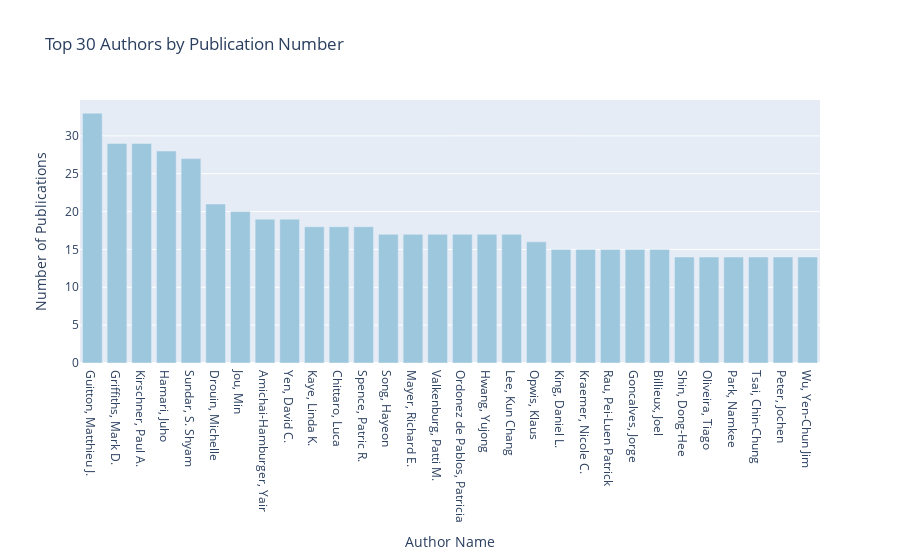

Notebook code cell kept with this figure:
### Code cell
fig8 = go.Figure(data=[
    go.Bar(x=top30_authors.index, y=top30_authors.values, marker_color='#9DC7DD')
])

fig8.update_layout(
    title='Top 30 Authors by Publication Number',
    xaxis_title='Author Name',
    yaxis_title='Number of Publications',
    
)

# 显示图表
fig8.show()

### Figure 1 — Plotly figure (JSON) as saved in the notebook; plotly's stock layout.template omitted (floating-point values rounded to 4 significant figures)
{"data": [{"marker": {"color": "#9DC7DD"}, "type": "bar", "x": ["Guitton, Matthieu J.", "Griffiths, Mark D.", "Kirschner, Paul A.", "Hamari, Juho", "Sundar, S. Shyam", "Drouin, Michelle", "Jou, Min", "Amichai-Hamburger, Yair", "Yen, David C.", "Kaye, Linda K.", "Chittaro, Luca", "Spence, Patric R.", "Song, Hayeon", "Mayer, Richard E.", "Valkenburg, Patti M.", "Ordonez de Pablos, Patricia", "Hwang, Yujong", "Lee, Kun Chang", "Opwis, Klaus", "King, Daniel L.", "Kraemer, Nicole C.", "Rau, Pei-Luen Patrick", "Goncalves, Jorge", "Billieux, Joel", "Shin, Dong-Hee", "Oliveira, Tiago", "Park, Namkee", "Tsai, Chin-Chung", "Peter, Jochen", "Wu, Yen-Chun Jim"], "y": [33, 29, 29, 28, 27, 21, 20, 19, 19, 18, 18, 18, 17, 17, 17, 17, 17, 17, 16, 15, 15, 15, 15, 15, 14, 14, 14, 14, 14, 14]}], "layout": {"title": {"text": "Top 30 Authors by Publication Number"}, "xaxis": {"title": {"text": "Author Name"}}, "yaxis": {"title": {"text": "Number of Publications"}}}}
